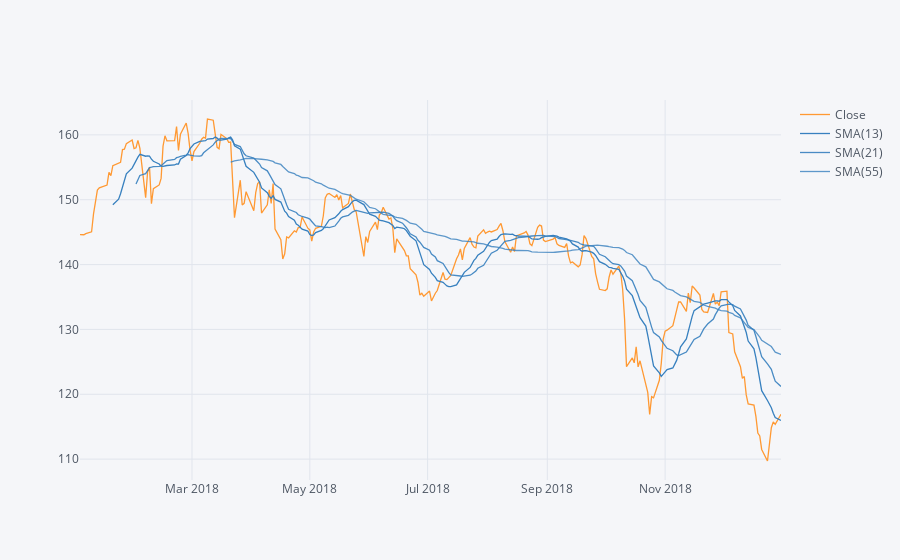

Notebook code cell kept with this figure:
### Code cell
PNC['Close'].loc['2018-01-01':'2019-01-01'].ta_plot(study='sma', periods=[13,21,55])

### Figure 1 — Plotly figure (JSON) as saved in the notebook; plotly's stock layout.template omitted (floating-point values rounded to 4 significant figures; data arrays with more than 128 entries replaced by an {"elided": "..."} marker saying what was removed)
{"data": [{"line": {"color": "rgba(255, 153, 51, 1.0)", "dash": "solid", "shape": "linear", "width": 1.3}, "mode": "lines", "name": "Close", "text": "", "type": "scatter", "uid": "23acada3-e0ef-42e9-911f-97731c399b62", "x": {"elided": "251 str values"}, "y": {"elided": "251 float values"}}, {"line": {"color": "rgba(55, 128, 191, 1.0)", "dash": "solid", "shape": "linear", "width": 1.3}, "mode": "lines", "name": "SMA(13)", "text": "", "type": "scatter", "uid": "0f9c2d82-3f1c-4f6f-9ac3-27c682a353ac", "x": {"elided": "251 str values"}, "y": {"elided": "251 mixed values"}}, {"line": {"color": "rgba(55, 128, 191, 0.8999999999999999)", "dash": "solid", "shape": "linear", "width": 1.3}, "mode": "lines", "name": "SMA(21)", "text": "", "type": "scatter", "uid": "d0cbd9a2-292f-4f07-860e-0ba5052e8cbe", "x": {"elided": "251 str values"}, "y": {"elided": "251 mixed values"}}, {"line": {"color": "rgba(55, 128, 191, 0.7999999999999998)", "dash": "solid", "shape": "linear", "width": 1.3}, "mode": "lines", "name": "SMA(55)", "text": "", "type": "scatter", "uid": "f8e94da2-201d-44e2-a38a-b3575750401c", "x": {"elided": "251 str values"}, "y": {"elided": "251 mixed values"}}], "layout": {"legend": {"bgcolor": "#F5F6F9", "font": {"color": "#4D5663"}}, "paper_bgcolor": "#F5F6F9", "plot_bgcolor": "#F5F6F9", "title": {"font": {"color": "#4D5663"}}, "xaxis": {"gridcolor": "#E1E5ED", "showgrid": true, "tickfont": {"color": "#4D5663"}, "title": {"font": {"color": "#4D5663"}, "text": ""}, "zerolinecolor": "#E1E5ED"}, "yaxis": {"gridcolor": "#E1E5ED", "showgrid": true, "tickfont": {"color": "#4D5663"}, "title": {"font": {"color": "#4D5663"}, "text": ""}, "zerolinecolor": "#E1E5ED"}}}
